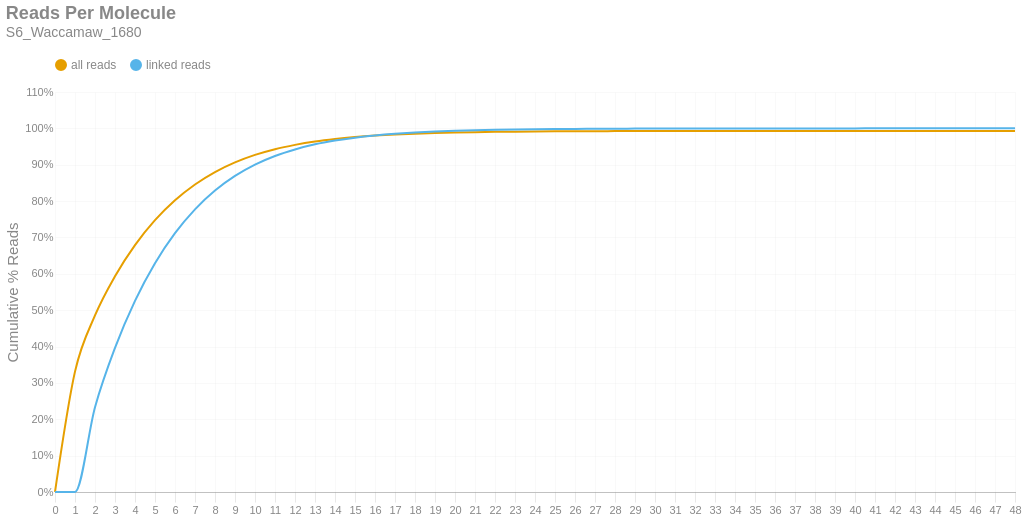

The notebook cell this image was saved under:
### Markdown cell above
### Reads per Molecule
This chart shows the cumulative distribution of the number of reads per linked molecule. That is, how many alignments are associated with a unique molecule. This excludes the number of reads associated with invalid or absent linked-read barcodes. The `linked` histogram is the percentages recalculated when disregarding singletons.

### Code cell
if SKIPLR:
    print_html(f"Skipped")
else:
    counts = np.bincount(valids['reads'].cast(pl.Int64).to_numpy())
    weighted = counts * np.arange(len(counts))
    all_perc = weighted / n_reads
    linked_perc = weighted / n_linked_reads
    linked_perc[1] = 0
    binned_df = pl.DataFrame({
        'readsper': list(range(len(counts))),
        'all reads (cumsum)': np.cumsum(all_perc).tolist(),
        'linked reads (cumsum)': np.cumsum(linked_perc).tolist(),
    })

    with SafeRender(binned_df):
        (
            density_plot(binned_df, 'Reads Per Molecule', samplename, 'readspmol')
            .encode(
                x=alt.X('readsper:O', title=None).axis(labelAngle=0).scale(padding=0),
                y=alt.Y('value:Q', title='Cumulative % Reads').axis(format='%').stack(False),
                color=alt.Color("key:N").scale(domain=["all reads", "linked reads"]),
                tooltip=[
                    alt.Tooltip("key:N", title="Data Type"),
                    alt.Tooltip("readsper:O", title="Reads Per Molecule"),
                    alt.Tooltip("value:Q", format=".2%", title="% Reads (Cum.)")
                ]            
            )
        ).display()

### Figure 1 — Vega-Lite specification as saved in the notebook (floating-point values rounded to 4 significant figures)
{"width": "container", "height": 400, "config": {"title": {"anchor": "start", "dy": -15, "fontSize": 18, "color": "#888888", "subtitleColor": "#888888", "subtitleFontSize": 14}, "arc": {"fill": "#0072B2"}, "axis": {"domainColor": "#888888", "domainWidth": 0.5, "gridWidth": 0.2, "grid": false, "titleFontWeight": 400, "titleFontSize": 15, "labelFontSize": 11, "labelColor": "#888888", "tickColor": "#888888", "tickWidth": 0.2, "titleColor": "#888888"}, "axisBand": {"grid": false}, "axisX": {"grid": true, "tickSize": 10, "domainCap": "round"}, "axisY": {"domain": false, "grid": true, "tickSize": 0, "domainCap": "round"}, "background": "transparent", "header": {"labelFontSize": 15, "labelColor": "#888888", "titleFontSize": 15, "titleFontWeight": 600, "titleColor": "#888888"}, "legend": {"labelFont": "sans-serif", "labelFontSize": 12, "labelColor": "#888888", "symbolSize": 100, "symbolType": "circle", "titleFontSize": 12, "titlePadding": 10, "titleColor": "#888888", "title": null, "orient": "top"}, "range": {"category": ["#E69F00", "#56B4E9", "#009E73", "#F0E442", "#0072B2", "#D55E00", "#CC79A7", "#000000"], "diverging": ["#cfe8f3", "#a2d4ec", "#73bfe2", "#46abdb", "#1696d2", "#12719e"]}, "area": {"fill": "#0072B2", "fillOpacity": 0.7, "line": true, "strokeOpacity": 0.7}, "line": {"color": "#0072B2", "stroke": "#0072B2", "strokeWidth": 2}, "trail": {"color": "#0072B2", "stroke": "#0072B2", "strokeWidth": 0, "size": 1}, "point": {"filled": true, "fillOpacity": 1.0, "size": 95}, "text": {"color": "#888888", "fontSize": 11, "align": "right", "fontWeight": 400, "size": 11}, "bar": {"fill": "#0072B2", "stroke": null}, "view": {"stroke": null, "continuousWidth": 660, "continuousHeight": 400}}, "data": {"name": "data-17c2b79221e74686a80263560dd019ff"}, "mark": {"type": "line", "interpolate": "monotone", "point": {"opacity": 0, "size": 275}}, "encoding": {"color": {"field": "key", "scale": {"domain": ["all reads", "linked reads"]}, "type": "nominal"}, "tooltip": [{"field": "key", "title": "Data Type", "type": "nominal"}, {"field": "readsper", "title": "Reads Per Molecule", "type": "ordinal"}, {"field": "value", "format": ".2%", "title": "% Reads (Cum.)", "type": "quantitative"}], "x": {"axis": {"labelAngle": 0}, "field": "readsper", "scale": {"padding": 0}, "title": null, "type": "ordinal"}, "y": {"axis": {"format": "%"}, "field": "value", "stack": false, "title": "Cumulative % Reads", "type": "quantitative"}}, "params": [{"name": "param_c36ac31b6afebe62", "select": {"type": "point", "fields": ["key"]}, "bind": "legend"}], "title": {"text": "Reads Per Molecule", "subtitle": "S6_Waccamaw_1680"}, "transform": [{"fold": ["all reads (cumsum)", "linked reads (cumsum)"]}, {"calculate": "replace(datum.key, ' (cumsum)', '')", "as": "key"}, {"filter": {"param": "param_c36ac31b6afebe62"}}], "usermeta": {"embedOptions": {"downloadFileName": "S6_Waccamaw_1680.readspmol"}}, "$schema": "https://vega.github.io/schema/vega-lite/v6.1.0.json", "datasets": {"data-17c2b79221e74686a80263560dd019ff": [{"readsper": 0, "all reads (cumsum)": 0.0, "linked reads (cumsum)": 0.0}, {"readsper": 1, "all reads (cumsum)": 0.331, "linked reads (cumsum)": 0.0}, {"readsper": 2, "all reads (cumsum)": 0.4855, "linked reads (cumsum)": 0.2333}, {"readsper": 3, "all reads (cumsum)": 0.5935, "linked reads (cumsum)": 0.3965}, {"readsper": 4, "all reads (cumsum)": 0.679, "linked reads (cumsum)": 0.5257}, {"readsper": 5, "all reads (cumsum)": 0.7475, "linked reads (cumsum)": 0.6291}, {"readsper": 6, "all reads (cumsum)": 0.8022, "linked reads (cumsum)": 0.7118}, {"readsper": 7, "all reads (cumsum)": 0.8456, "linked reads (cumsum)": 0.7774}, {"readsper": 8, "all reads (cumsum)": 0.8798, "linked reads (cumsum)": 0.829}, {"readsper": 9, "all reads (cumsum)": 0.9063, "linked reads (cumsum)": 0.8691}, {"readsper": 10, "all reads (cumsum)": 0.927, "linked reads (cumsum)": 0.9003}, {"readsper": 11, "all reads (cumsum)": 0.9427, "linked reads (cumsum)": 0.9241}, {"readsper": 12, "all reads (cumsum)": 0.9546, "linked reads (cumsum)": 0.942}, {"readsper": 13, "all reads (cumsum)": 0.9639, "linked reads (cumsum)": 0.9561}, {"readsper": 14, "all reads (cumsum)": 0.9708, "linked reads (cumsum)": 0.9665}, {"readsper": 15, "all reads (cumsum)": 0.976, "linked reads (cumsum)": 0.9744}, {"readsper": 16, "all reads (cumsum)": 0.98, "linked reads (cumsum)": 0.9805}, {"readsper": 17, "all reads (cumsum)": 0.9831, "linked reads (cumsum)": 0.9851}, {"readsper": 18, "all reads (cumsum)": 0.9855, "linked reads (cumsum)": 0.9887}, {"readsper": 19, "all reads (cumsum)": 0.9873, "linked reads (cumsum)": 0.9914}, {"readsper": 20, "all reads (cumsum)": 0.9886, "linked reads (cumsum)": 0.9934}, {"readsper": 21, "all reads (cumsum)": 0.9896, "linked reads (cumsum)": 0.995}, {"readsper": 22, "all reads (cumsum)": 0.9904, "linked reads (cumsum)": 0.9962}, {"readsper": 23, "all reads (cumsum)": 0.991, "linked reads (cumsum)": 0.997}, {"readsper": 24, "all reads (cumsum)": 0.9914, "linked reads (cumsum)": 0.9977}, {"readsper": 25, "all reads (cumsum)": 0.9918, "linked reads (cumsum)": 0.9982}, {"readsper": 26, "all reads (cumsum)": 0.992, "linked reads (cumsum)": 0.9986}, {"readsper": 27, "all reads (cumsum)": 0.9922, "linked reads (cumsum)": 0.9989}, {"readsper": 28, "all reads (cumsum)": 0.9924, "linked reads (cumsum)": 0.9991}, {"readsper": 29, "all reads (cumsum)": 0.9925, "linked reads (cumsum)": 0.9993}, {"readsper": 30, "all reads (cumsum)": 0.9926, "linked reads (cumsum)": 0.9995}, {"readsper": 31, "all reads (cumsum)": 0.9927, "linked reads (cumsum)": 0.9996}, {"readsper": 32, "all reads (cumsum)": 0.9928, "linked reads (cumsum)": 0.9997}, {"readsper": 33, "all reads (cumsum)": 0.9928, "linked reads (cumsum)": 0.9997}, {"readsper": 34, "all reads (cumsum)": 0.9929, "linked reads (cumsum)": 0.9998}, {"readsper": 35, "all reads (cumsum)": 0.9929, "linked reads (cumsum)": 0.9998}, {"readsper": 36, "all reads (cumsum)": 0.9929, "linked reads (cumsum)": 0.9999}, {"readsper": 37, "all reads (cumsum)": 0.9929, "linked reads (cumsum)": 0.9999}, {"readsper": 38, "all reads (cumsum)": 0.9929, "linked reads (cumsum)": 0.9999}, {"readsper": 39, "all reads (cumsum)": 0.9929, "linked reads (cumsum)": 0.9999}, {"readsper": 40, "all reads (cumsum)": 0.993, "linked reads (cumsum)": 1.0}, {"readsper": 41, "all reads (cumsum)": 0.993, "linked reads (cumsum)": 1.0}, {"readsper": 42, "all reads (cumsum)": 0.993, "linked reads (cumsum)": 1.0}, {"readsper": 43, "all reads (cumsum)": 0.993, "linked reads (cumsum)": 1.0}, {"readsper": 44, "all reads (cumsum)": 0.993, "linked reads (cumsum)": 1.0}, {"readsper": 45, "all reads (cumsum)": 0.993, "linked reads (cumsum)": 1.0}, {"readsper": 46, "all reads (cumsum)": 0.993, "linked reads (cumsum)": 1.0}, {"readsper": 47, "all reads (cumsum)": 0.993, "linked reads (cumsum)": 1.0}, {"readsper": 48, "all reads (cumsum)": 0.993, "linked reads (cumsum)": 1.0}]}}
